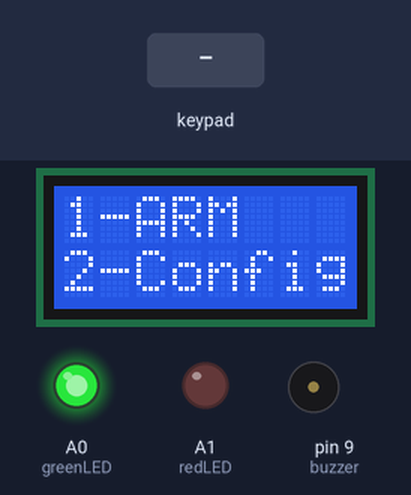
A sketch run on a simulated Arduino Uno, built with avr-gcc and run on an emulated ATmega328P. Parts: 8×2 character LCD, output pins drawn as LEDs (lit = HIGH), buzzer (waves = sounding, pin HIGH). The test bench sets the inputs (shaded band).

Above: at 1.2 s.
1.3 s: keypad keys 7 1 2 1 1 1 3 # pressed 0.4 s apart
At 2.4 s:
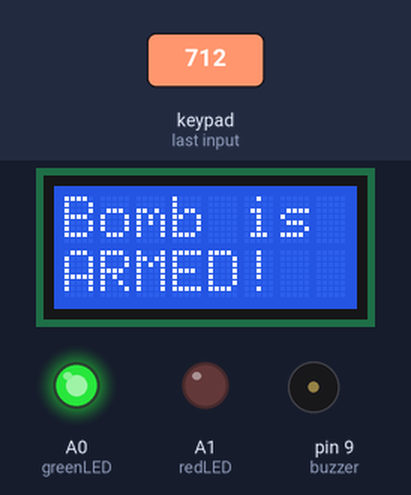
At 3.4 s:
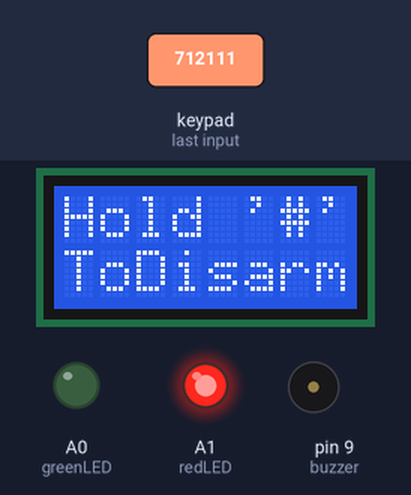
Timing chart, 0 to 4.9 s (numbered marks = the images above; inputs shaded):
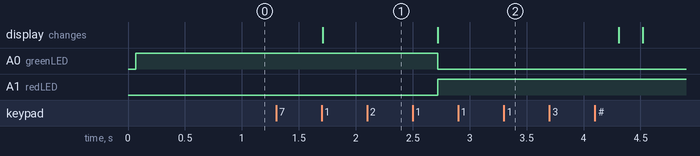

Measured:
- after the input at 1.3 s, A0 (greenLED): HIGH → LOW after 1.4 s; A1 (redLED): LOW → HIGH after 1.4 s; the display: changes after 0.41 s (image 1)

The sketch:

KEYPAD.ino
```cpp
#include <Keypad.h>

/********** KEYPAD START **********/
const byte ROWS = 4; //four rows
const byte COLS = 3; //three columns
char keys[ROWS][COLS] = {
 {'1','2','3'},
 {'4','5','6'},
 {'7','8','9'},
 {'*','0','#'}
};

byte rowPins[ROWS] = {7,12,11,13}; //connect to the row pinouts of the keypad
byte colPins[COLS] = {8,6,10}; //connect to the column pinouts of the keypad

Keypad keypad = Keypad( makeKeymap(keys), rowPins, colPins, ROWS, COLS );

/********** KEYPAD END **********/
char lastPressed;
char listenToKeypad(){
 char key = keypad.getKey();
 int isHeld = keypad.getState() - 0;

 if (key != NO_KEY){
   lastPressed = key;
   return lastPressed;
 }
 else if(isHeld > 0){
   return lastPressed;
 }
 else{
   return 'q';
 }
}
char waitForKey(){
 return keypad.waitForKey();
}
```

main.ino
```cpp
#include <Bomb.h>

const int buzzer = 9;

Bomb* bomb = new Bomb();
char greenLED = A0;
char redLED = A1;
void setup(){
    pinMode(buzzer, OUTPUT);
    pinMode(greenLED, OUTPUT);
    pinMode(redLED, OUTPUT);

    digitalWrite(greenLED, LOW);
    digitalWrite(redLED, LOW);

    bomb->menu->resetState();
    bomb->menu->printInitialSetting();
}

void loop()
{
  if(bomb->isArmed()){
    digitalWrite(redLED, HIGH);
    digitalWrite(greenLED, LOW);
  }
  else{
    digitalWrite(redLED, LOW);
    digitalWrite(greenLED, HIGH);
  }
  char key;
  if(bomb->getMode() == "hold" && bomb->isArmed()){
        key = listenToKeypad();
    }
    else{
        key = waitForKey();
    }
  bomb->tick(key);


//  noTone(buzzer);
//  panScreen();
} // end loop()
```
